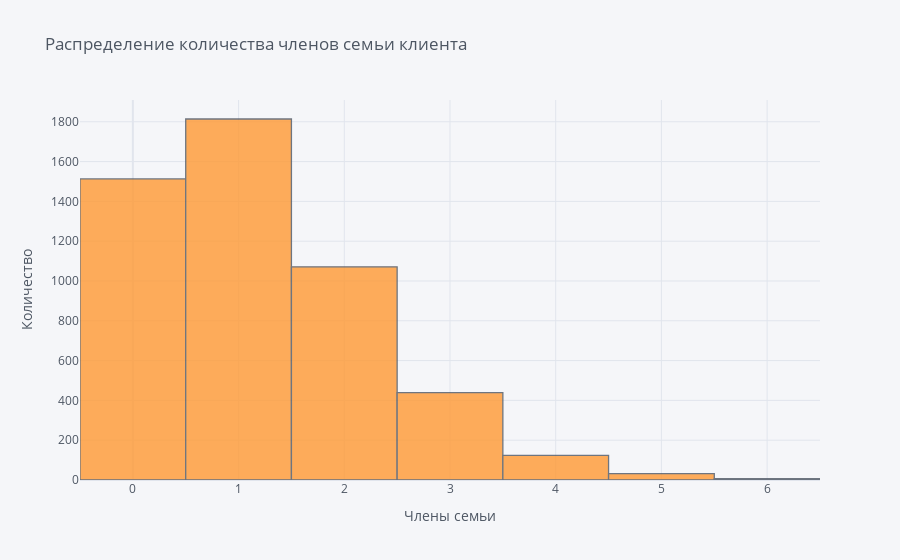

Source (notebook cell):
### Markdown cell above
Вариативность наблюдаемых зарплат большая, данные распределены нормально. Есть единичные небольшие выбросы с обеих сторон, выбросы слева могут быть ошибками при заполнении данных.

### Code cell
data['Члены семьи'].iplot(kind='hist', xTitle='Члены семьи',
                  yTitle='Количество', title='Распределение количества членов семьи клиента')

### Figure 1 — Plotly figure (JSON) as saved in the notebook; plotly's stock layout.template omitted (floating-point values rounded to 4 significant figures; data arrays with more than 128 entries replaced by an {"elided": "..."} marker saying what was removed)
{"data": [{"histfunc": "count", "histnorm": "", "marker": {"color": "rgba(255, 153, 51, 1.0)", "line": {"color": "#4D5663", "width": 1.3}}, "name": "Члены семьи", "opacity": 0.8, "orientation": "v", "type": "histogram", "x": {"elided": "5000 int values"}}], "layout": {"barmode": "overlay", "legend": {"bgcolor": "#F5F6F9", "font": {"color": "#4D5663"}}, "paper_bgcolor": "#F5F6F9", "plot_bgcolor": "#F5F6F9", "title": {"font": {"color": "#4D5663"}, "text": "Распределение количества членов семьи клиента"}, "xaxis": {"gridcolor": "#E1E5ED", "showgrid": true, "tickfont": {"color": "#4D5663"}, "title": {"font": {"color": "#4D5663"}, "text": "Члены семьи"}, "zerolinecolor": "#E1E5ED"}, "yaxis": {"gridcolor": "#E1E5ED", "showgrid": true, "tickfont": {"color": "#4D5663"}, "title": {"font": {"color": "#4D5663"}, "text": "Количество"}, "zerolinecolor": "#E1E5ED"}}}
